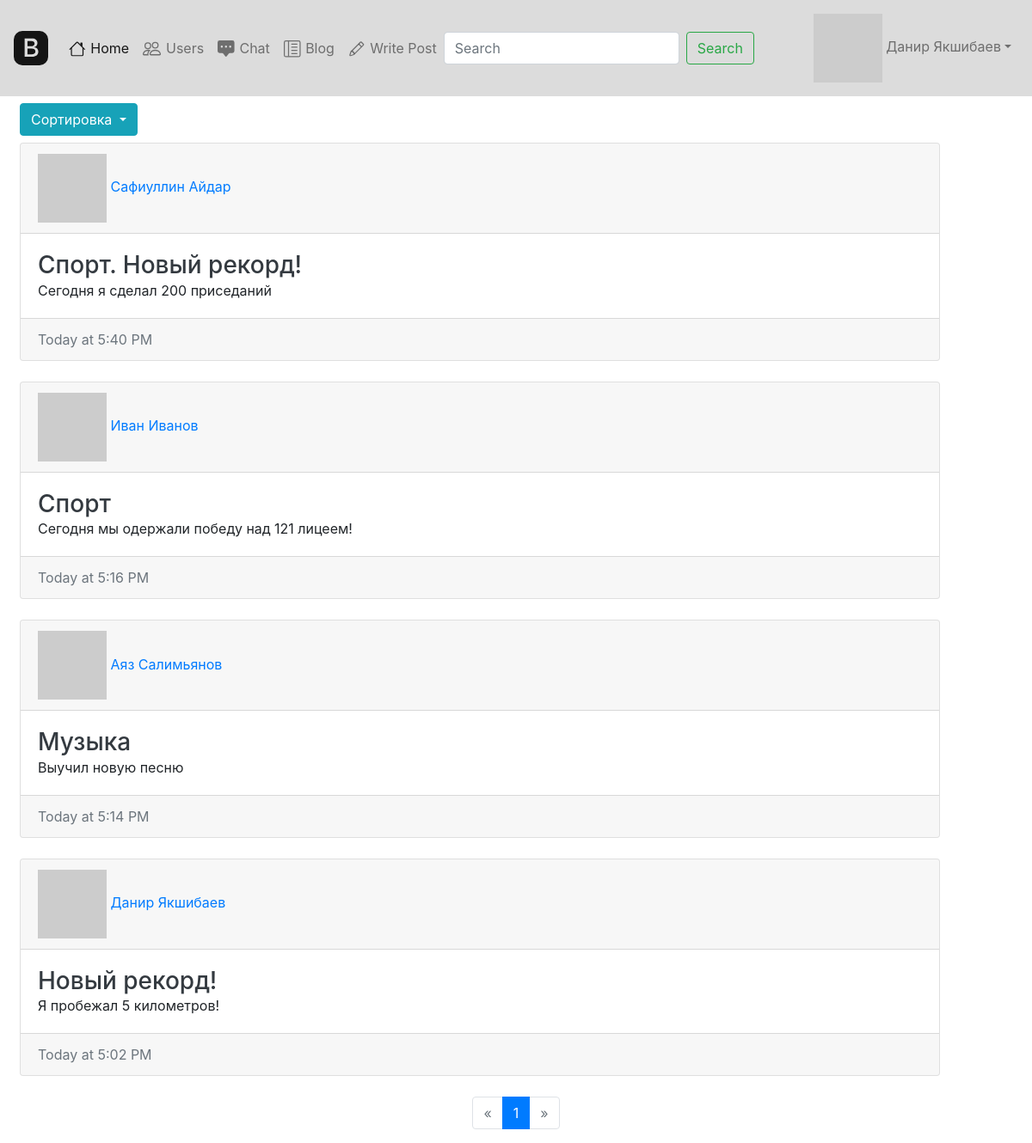
The page /blog (signed in) on the database its author committed.
### main.py (models this page shows, shortened)
class User(UserMixin, SerializerMixin, db.Model):
    __tablename__ = 'users'
    id = db.Column(db.Integer, primary_key=True, autoincrement=True)
    name = db.Column(db.String, nullable=True)
    about = db.Column(db.String, nullable=True)
    email = db.Column(db.String, index=True, unique=True, nullable=True)
    hashed_password = db.Column(db.String, nullable=True)
    created_date = db.Column(db.DateTime, default=datetime.datetime.utcnow())
    last_seen = db.Column(db.DateTime, default=datetime.datetime.utcnow())
    followed = db.relationship(
        'User', secondary=followers,
        primaryjoin=(followers.c.follower_id == id),
        secondaryjoin=(followers.c.followed_id == id),
        backref=db.backref('followers', lazy='dynamic'), lazy='dynamic')
    messages_sent = db.relationship('Message',
                                    foreign_keys='Message.sender_id',
                                    backref='author', lazy='dynamic')
    messages_received = db.relationship('Message',
                                        foreign_keys='Message.recipient_id',
                                        backref='recipient', lazy='dynamic')
    def avatar(self, size):
        digest = md5(self.email.lower().encode('utf-8')).hexdigest()
        return 'https://www.gravatar.com/avatar/{}?d=identicon&s={}'.format(
            digest, size)

class Posts(db.Model):
    id = db.Column(db.Integer, primary_key=True, autoincrement=True)
    title = db.Column(db.String, nullable=True)
    content = db.Column(db.Text, nullable=True)
    created_date = db.Column(db.DateTime, default=datetime.datetime.utcnow())
    user_id = db.Column(db.Integer, db.ForeignKey('users.id'))

### main.py (the view)
@app.route('/blog')
@login_required
def blog():
    q = request.args.get('q')
    page = request.args.get('page')
    if page and page.isdigit():
        page = int(page)
    else:
        page = 1
    if q:
        posts = Posts.query.filter((Posts.title.contains(q)) | (Posts.content.contains(q))).order_by(Posts.created_date.desc())
    else:
        posts = Posts.query.order_by(Posts.created_date.desc())
    pages = posts.paginate(page, per_page=5)
    return render_template('blog.html', k='1', pages=pages, User=User, q=q)

### main.py (called while the page is built)
@login_manager.user_loader
def load_user(user_id):
    return User.query.get(user_id)

@app.before_request
def before_request():
    if current_user.is_authenticated:
        current_user.last_seen = datetime.datetime.utcnow()
        db.session.commit()

### templates/blog.html (shortened to what this page needs)
{% extends "base.html" %}
{% block content %}
<div class="dropdown col-md-2 m-2">
    <button class="btn btn-info dropdown-toggle" type="button" id="dropdownMenuButton" data-toggle="dropdown"
            aria-haspopup="true" aria-expanded="false">
        Сортировка
    </button>
</div>
{% for post in pages.items %}
<div class="col-md-11 m-2">
    <div class="card mb-4 box-shadow h-md-250">
        <div class="card-header">
            <a href="/user/{{ User.query.filter(User.id == post.user_id).first().name }}">
                <img src="{{ User.query.filter(User.id == post.user_id).first().avatar(36) }}">
                {{ User.query.filter(User.id == post.user_id).first().name }}</a>
        </div>
        <div class="card-body d-flex flex-column align-items-start">
            <h3 class="mb-0">
                <a class="text-dark" href="#">{{ post.title }}</a>
            </h3>
            <p class="card-text mb-auto">{{ post.content }}</p>
        </div>
        <div class="card-footer text-muted">
            {{ moment(post.created_date).calendar() }}
        </div>
    </div>
</div>
{% endfor %}
{% if followed %}
<nav>
    <ul class="pagination justify-content-center">
        <li {% if not pages.has_prev %}
            class="page-item disabled"
            {% else %}
            class="page-item"
            {% endif %}>
            <a class="page-link" href="/blog/followed?page={{ pages.prev_num }}{% if q %}&q={{ q }} {% endif %}">
                <span aria-hidden="true">&laquo;</span>
            </a>
        </li>
        {% for page in pages.iter_pages() %}
        <li {% if page== pages.page %}
            class="page-item active"
            {% else %}
            class="page-item"
            {% endif %}>
            <a class="page-link" href="/blog/followed?page={{ page }}{% if q %}&q={{ q }} {% endif %}">{{ page }}</a>
        </li>
        {% endfor %}
        <li {% if not pages.has_next %}
            class="page-item disabled"
            {% else %}
            class="page-item"
            {% endif %}>
            <a class="page-link" href="blog/followed?page={{ pages.next_num }}{% if q %}&q={{ q }} {% endif %}">
                <span aria-hidden="true">&raquo;</span>
            </a>
        </li>
    </ul>
</nav>
{% else %}
<nav>
    <ul class="pagination justify-content-center">
        <li {% if not pages.has_prev %}
            class="page-item disabled"
            {% else %}
            class="page-item"
            {% endif %}>
            <a class="page-link" href="/blog?page={{ pages.prev_num }}{% if q %}&q={{ q }} {% endif %}">
                <span aria-hidden="true">&laquo;</span>
            </a>
        </li>
        {% for page in pages.iter_pages() %}
        <li {% if page== pages.page %}
            class="page-item active"
            {% else %}
            class="page-item"
            {% endif %}>
            <a class="page-link" href="/blog?page={{ page }}{% if q %}&q={{ q }} {% endif %}">{{ page }}</a>
        </li>
        {% endfor %}
        <li {% if not pages.has_next %}
            class="page-item disabled"
            {% else %}
            class="page-item"
            {% endif %}>
            <a class="page-link" href="blog?page={{ pages.next_num }}{% if q %}&q={{ q }} {% endif %}">
                <span aria-hidden="true">&raquo;</span>
            </a>
        </li>
    </ul>
</nav>
{% endif %}
{% endblock %}

### templates/base.html (shortened to what this page needs)
<!DOCTYPE html>
<html lang="en" dir="ltr">
<head>
    <link rel="stylesheet" href="https://stackpath.bootstrapcdn.com/bootstrap/4.4.1/css/bootstrap.min.css"
>
</head>
<body>
<header>
    <nav class="navbar navbar-expand-xl navbar-light" style="background-color: #DCDCDC;">
        <a class="navbar-brand" href="#">
        </a>
        <div class="collapse navbar-collapse" id="navbarSupportedContent">
            <ul class="navbar-nav mr-auto">
                <li class="nav-item active">
                    <a class="nav-link" href="/">
                        Home</a>
                </li>
                {% if current_user.is_authenticated %}
                <li class="nav-item">
                    <a class="nav-link" href="/users">
                        Users</a>
                </li>
                <li class="nav-item">
                    <a class="nav-link" href="/chat">
                        Chat</a>
                </li>
                <li class="nav-item">
                    <a class="nav-link" href="/blog">
                        Blog</a>
                </li>
                <li class="nav-item">
                    <a class="nav-link" href="/add_post">
                        Write Post</a>
                </li>
                {% endif %}
                {% if k %}
                <form class="form-inline my-2 my-lg-0" method="get">
                    <input class="form-control mr-sm-2" type="search" placeholder="Search" aria-label="Search"
                           name="q" value="{{ request.args.get('q', '') }}">
                    <button class="btn btn-outline-success my-2 my-sm-0" type="submit">Search</button>
                </form>
                {% endif %}
            </ul>
            {% if current_user.is_authenticated %}
            <ul class="navbar-nav ml-auto">
                <li class="nav-item">
                    <a class="nav-link dropdown-toggle" href="#" id="navbarDropdown" role="button"
                       data-toggle="dropdown" aria-haspopup="true" aria-expanded="false">
                        <img src="{{ current_user.avatar(34) }}"> {{ current_user.name }}</a>
                </li>
            </ul>
            {% endif %}
        </div>
    </nav>
</header>
</body>
</html>
{% block content %}
{% endblock %}

### rows shown on the page
User: name "Данир Якшибаев", query.filter "Данир Якшибаев"
Posts: title "Спорт. Новый рекорд!", content "Сегодня я сделал 200 приседаний", created_date "Today at 5:40 PM"
User: query.filter "Сафиуллин Айдар"
Posts: title "Спорт", content "Сегодня мы одержали победу над 121 лицеем!", created_date "Today at 5:16 PM"
User: query.filter "Иван Иванов"
Posts: title "Музыка", content "Выучил новую песню", created_date "Today at 5:14 PM"
User: query.filter "Аяз Салимьянов"
Posts: title "Новый рекорд!", content "Я пробежал 5 километров!", created_date "Today at 5:02 PM"

### other values the page prints
{{ page }} "1"
